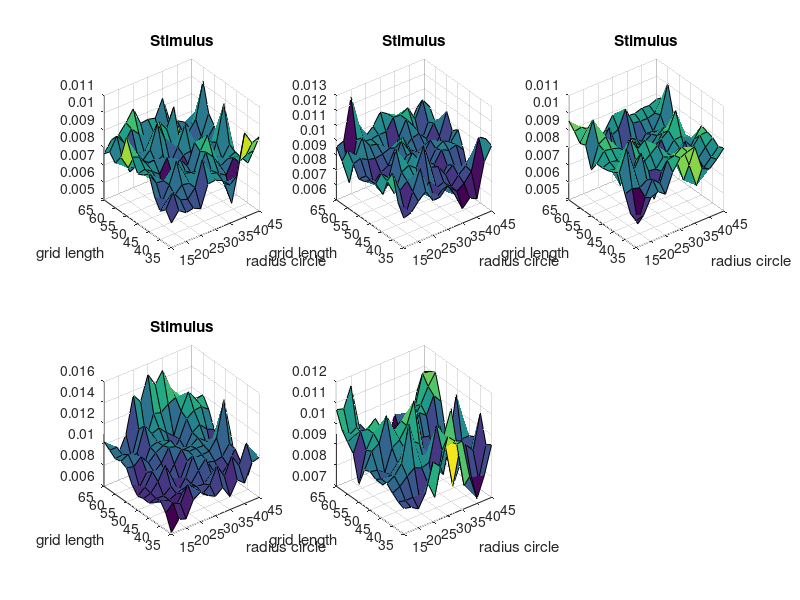
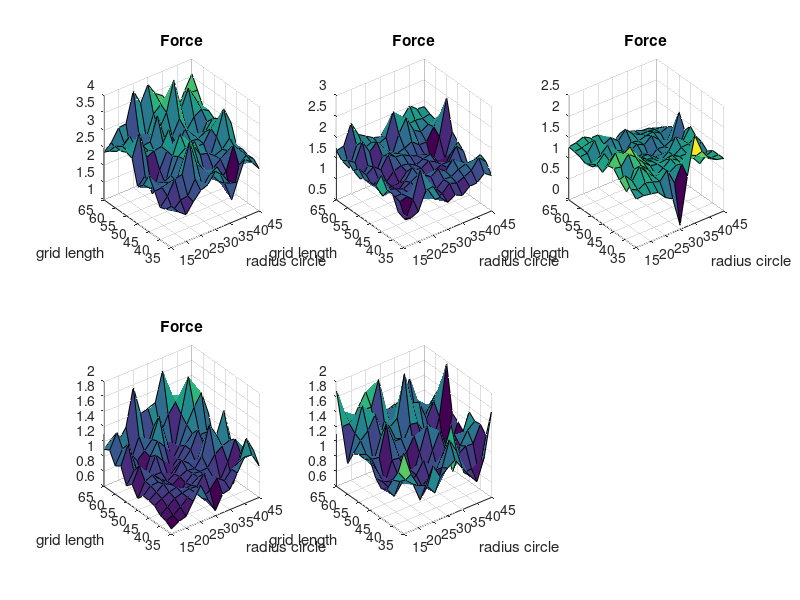
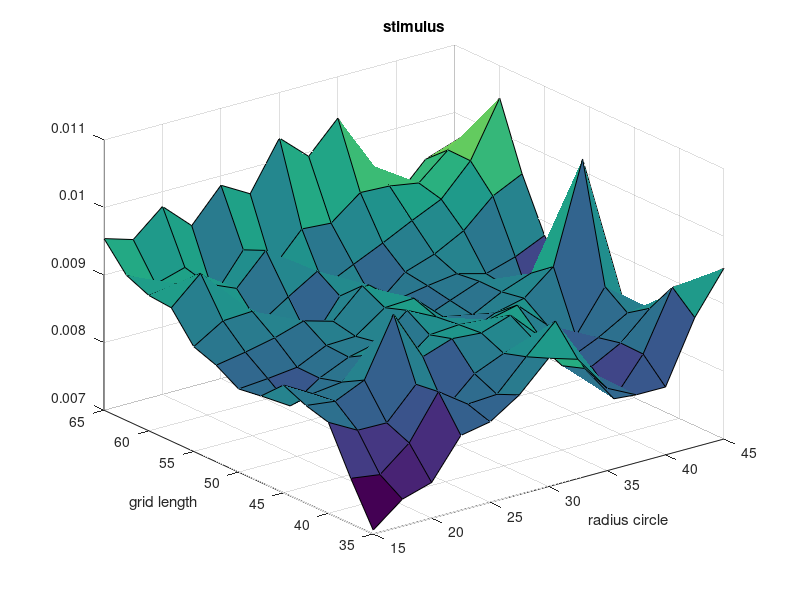
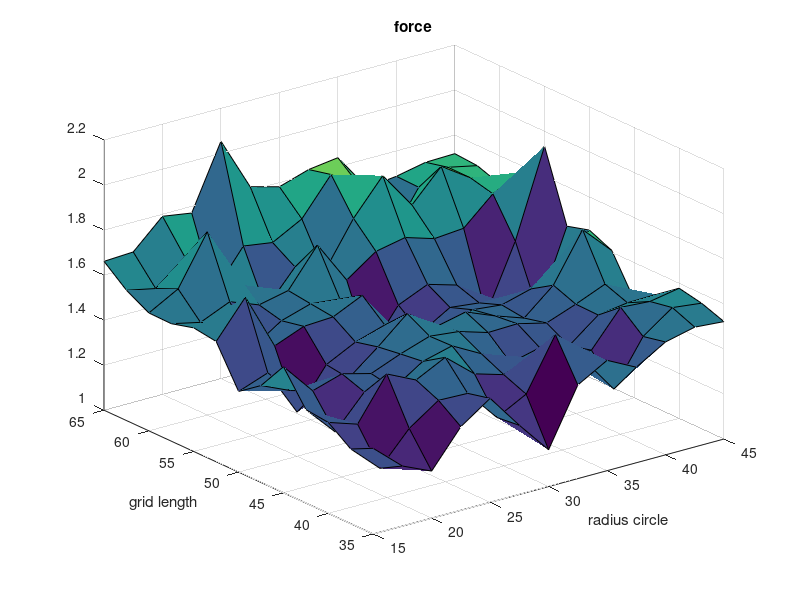

Here is the MATLAB script that generated these plots, in order: (Note: this script raises an error after producing the figures.)
clc; close all; clear all;
load('nmseanalysis0514.mat')
grid_length = [35:2.5:65];
grid_length_int = [35:0.5:65];
radius_circle = [15:2.5:45];
radius_circle_int = [15:0.5:45];

for k = 1:5
    data{k}.stimulusInt = data{k}.stimulusv2;
    data{k}.forceInt = data{k}.forcev2;
    
    for i = 2:size(data{k}.stimulusv2,1)-1
        
        for j = 2:size(data{k}.stimulusv2,2)-1
            if (data{k}.stimulusInt(i,j) == 0)
                data{k}.stimulusInt(i,j) = mean([data{k}.stimulusInt(i-1,j) data{k}.stimulusInt(i+1,j) data{k}.stimulusInt(i,j-1) data{k}.stimulusInt(i,j+1)]);
                data{k}.forceInt(i,j) = mean([data{k}.forceInt(i-1,j) data{k}.forceInt(i+1,j) data{k}.forceInt(i,j-1) data{k}.forceInt(i,j+1)]);
            end
        end
        
        if (data{k}.stimulusInt(i,1) == 0)
            data{k}.stimulusInt(i,1) = mean([data{k}.stimulusInt(i-1,1) data{k}.stimulusInt(i+1,1) data{k}.stimulusInt(i,2)]);
            data{k}.stimulusInt(i,end) = mean([data{k}.stimulusInt(i-1,end) data{k}.stimulusInt(i+1,end) data{k}.stimulusInt(i,end-1)]);
            data{k}.forceInt(i,1) = mean([data{k}.forceInt(i-1,1) data{k}.forceInt(i+1,1) data{k}.forceInt(i,2)]);
            data{k}.forceInt(i,end) = mean([data{k}.forceInt(i-1,end) data{k}.forceInt(i+1,end) data{k}.forceInt(i,end-1)]);
        end
    end
    
    for j = 2:size(data{k}.stimulusv2,2)-1
        if (data{k}.stimulusInt(1,j) == 0)
            data{k}.stimulusInt(1,j) = mean([data{k}.stimulusInt(1,j-1) data{k}.stimulusInt(1,j+1) data{k}.stimulusInt(2,j)]);
            data{k}.stimulusInt(end,j) = mean([data{k}.stimulusInt(end,j-1) data{k}.stimulusInt(end,j+1) data{k}.stimulusInt(end-1,j)]);
            data{k}.forceInt(1,j) = mean([data{k}.forceInt(1,j-1) data{k}.forceInt(1,j+1) data{k}.forceInt(2,j)]);
            data{k}.forceInt(end,j) = mean([data{k}.forceInt(end,j-1) data{k}.forceInt(end,j+1) data{k}.forceInt(end-1,j)]);
        end
    end
    
end

for i = 1:5
    figure(1);
    title('Stimulus');
    subplot(2,3,i);
    surf(radius_circle,grid_length,data{i}.stimulusInt);
    ylabel('grid length')
    xlabel('radius circle')
    
    figure(2);
    title('Force');
    subplot(2,3,i);
    surf(radius_circle,grid_length,data{i}.forceInt);
    ylabel('grid length')
    xlabel('radius circle')
end

for j = 1:numel(grid_length)
    for k = 1:numel(radius_circle)
        nmsestimulus(j,k) = mean([data{1}.stimulusInt(j,k) data{2}.stimulusInt(j,k) data{3}.stimulusInt(j,k) data{4}.stimulusInt(j,k) data{5}.stimulusInt(j,k)]);
        nmseforce(j,k) = mean([data{1}.forceInt(j,k) data{2}.forceInt(j,k) data{3}.forceInt(j,k) data{4}.forceInt(j,k) data{5}.forceInt(j,k)]);
    end
end

figure(3)
surf(radius_circle,grid_length,nmsestimulus);
title('stimulus')
ylabel('grid length')
xlabel('radius circle')

figure(4)
surf(radius_circle,grid_length,nmseforce);
title('force')
ylabel('grid length')
xlabel('radius circle')


% figure(5)
% waterfall(grid_length,radius_circle,nmsestimulus);
% title('stimulus')
% xlabel('grid length')
% ylabel('radius circle')
% 
% figure(6)
% waterfall(grid_length,radius_circle,nmseforce);
% title('force')
% xlabel('grid length')
% ylabel('radius circle')


figure(7)
mesh(radius_circle,grid_length,nmsestimulus);
title('stimulus')
ylabel('grid length')
xlabel('radius circle')

figure(8)
mesh(radius_circle,grid_length,nmseforce);
title('force')
ylabel('grid length')
xlabel('radius circle')

grid_length_m = repmat(grid_length,numel(grid_length),1)';
grid_length_int_m = repmat(grid_length_int,numel(grid_length_int),1)';
radius_circle_m = repmat(radius_circle,numel(radius_circle),1);
radius_circle_int_m = repmat(radius_circle_int,numel(radius_circle_int),1);

% nmsestimulusInt = interp2(grid_length_m,radius_circle_m,nmsestimulus,grid_length_int_m,radius_circle_int_m);
% nmseforceInt = interp2(grid_length_m,radius_circle_m,nmseforce,grid_length_int_m,radius_circle_int_m);

nmsestimulusInt = interp2(radius_circle_m,grid_length_m,nmsestimulus,radius_circle_int_m,grid_length_int_m);
nmseforceInt = interp2(radius_circle_m,grid_length_m,nmseforce,radius_circle_int_m,grid_length_int_m);

figure(9)
surf(radius_circle_int,grid_length_int,nmsestimulusInt);
title('stimulus')
ylabel('grid length')
xlabel('radius circle')

figure(10)
surf(radius_circle_int,grid_length_int,nmseforceInt);
title('force')
ylabel('grid length')
xlabel('radius circle')

save('nmseanalysis0514.mat','data');